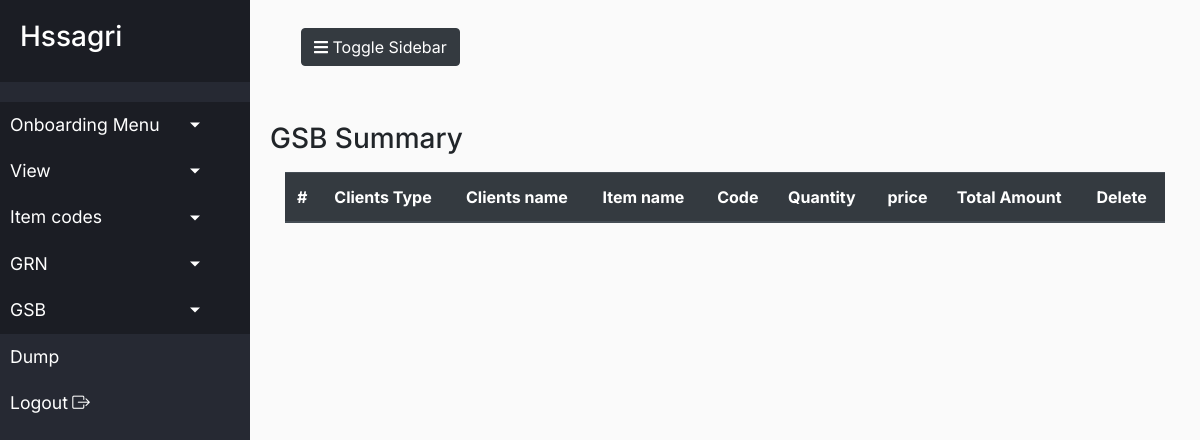
The app's page /summary_gsb.php (signed in), older data.
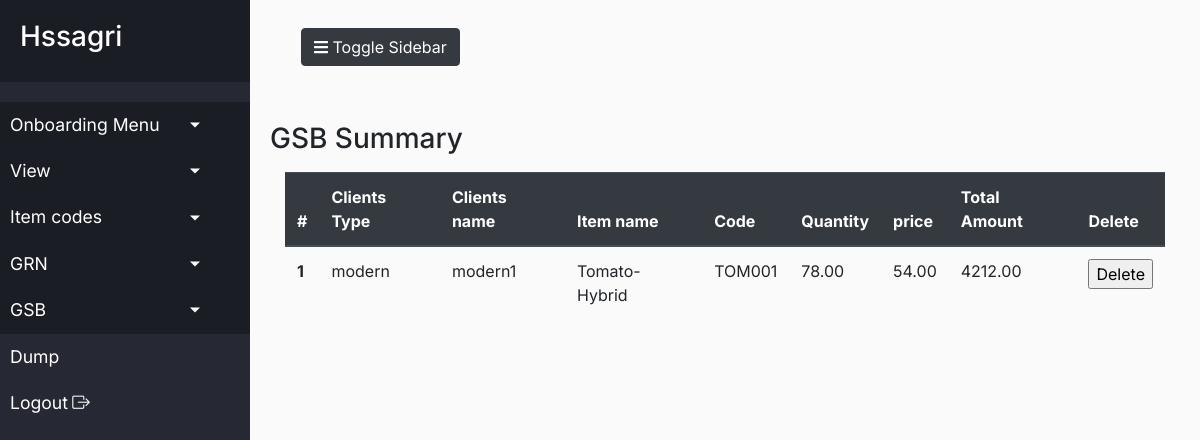
The same page, newer data.
### tables this page shows
CREATE TABLE `goods_supply_bill` (
  `id` int(11) NOT NULL,
  `user_id` varchar(50) DEFAULT NULL,
  `collection_center` varchar(255) DEFAULT NULL,
  `client_type` int(50) DEFAULT NULL,
  `clients_id` bigint(20) DEFAULT NULL,
  `item_name` varchar(255) DEFAULT NULL,
  `items_code` varchar(255) DEFAULT NULL,
  `items_code_id` bigint(20) DEFAULT NULL,
  `quantity` decimal(10,2) DEFAULT NULL,
  `price` decimal(10,2) DEFAULT NULL,
  `totalamt` decimal(10,2) DEFAULT NULL,
  `approval_status` int(11) DEFAULT 2,
  `regdate` timestamp NOT NULL DEFAULT current_timestamp()
);

CREATE TABLE `client_onboarding` (
  `id` int(11) NOT NULL,
  `user_id` varchar(50) DEFAULT NULL,
  `cl_clienttype` int(10) DEFAULT NULL,
  `cl_code` varchar(50) DEFAULT NULL,
  `cl_name` varchar(50) DEFAULT NULL,
  `cl_mobile` bigint(20) DEFAULT NULL,
  `cl_email` varchar(255) DEFAULT NULL,
  `cl_kyc` text DEFAULT NULL,
  `cl_agreementcopy` varchar(100) DEFAULT NULL,
  `cl_bank_acctholdername` varchar(100) DEFAULT NULL,
  `cl_bank_acctnumber` varchar(255) DEFAULT NULL,
  `cl_bank_ifsccode` varchar(100) DEFAULT NULL,
  `cl_bank_branchname` varchar(100) DEFAULT NULL,
  `cl_bank_cancelcheq` varchar(100) DEFAULT NULL,
  `cl_regdate` timestamp NOT NULL DEFAULT current_timestamp()
);

CREATE TABLE `items` (
  `id` int(11) NOT NULL,
  `user_id` varchar(50) DEFAULT NULL,
  `item_category` int(25) DEFAULT NULL,
  `item_name` varchar(255) DEFAULT NULL,
  `item_code` varchar(255) DEFAULT NULL,
  `item_quantity` varchar(255) DEFAULT NULL,
  `item_image` text DEFAULT NULL,
  `regdate` timestamp NOT NULL DEFAULT current_timestamp()
);

### db_connect.php (called while the page is built, shortened)
<?php
class db_connect{
    protected function __construct($db = NULL)
    {
        if (is_object($db)) {
            $this->db = $db;
        }  else  {
            $dsn = "mysql:host=".DB_HOST.";dbname=".DB_NAME;
            try  {
                $this->db = new PDO($dsn, DB_USER, DB_PSWD, array(PDO::MYSQL_ATTR_INIT_COMMAND => "SET NAMES utf8mb4"));
            } catch (Exception $e) {
                die ($e->getMessage());
            }
        }
    }
}
?>

### account.php (called while the page is built, shortened)
<?php
include'db_connect.php';
class account extends db_connect
{
	public  function getCurrentUserId()
    {
        if (isset($_SESSION) && isset($_SESSION['user_id'])) {
            return $_SESSION['user_id'];
        } else {
            return 0;
        }
    }
	public function getGoods_SupplyBill($acctid)
	{
		$result=[];
		$stmt = $this->db->prepare("SELECT gsb.*,clb.cl_name,clb.cl_clienttype,itm.item_code,itm.item_name FROM `goods_supply_bill` gsb
left join  client_onboarding clb on clb.id = gsb.clients_id
left join items itm on itm.id = gsb.items_code_id where gsb.user_id = (:userid);");
		$stmt->bindParam(':userid',$acctid,PDO::PARAM_INT);
		if($stmt->execute())
		{
			if($stmt->rowCount() > 0)
			{
				$row = $stmt->fetchAll();
				foreach($row as $rows)
				{
					$result[] = array('id'=>$rows['id'],'clients_name'=>$rows['cl_name'],'item_code'=>$rows['item_code'],'quantity'=>$rows['quantity'],'price'=>$rows['price'],'totamt'=>$rows['totalamt'],'approval_status'=>$rows['approval_status'],'client_type'=>$rows['cl_clienttype'],'item_name'=>$rows['item_name']);
				}
			}
		}
		return $result;
	}
}

### summary_gsb.php (the view, shortened to what this page needs)
<?php
include'account.php';
$account =  new account();
$accountId=$account->getCurrentUserId();
$itemdata = $account->getGoods_SupplyBill($accountId);
?>
<!doctype html>
<html lang="en">
<head>
  <link rel="stylesheet" href="https://cdn.jsdelivr.net/npm/bootstrap@4.5.3/dist/css/bootstrap.min.css">
<link href="https://www.jqueryscript.net/css/jquerysctipttop.css" rel="stylesheet" type="text/css">
  <link rel="stylesheet" href="https://cdnjs.cloudflare.com/ajax/libs/font-awesome/5.15.1/css/all.min.css">
<link rel="stylesheet" href="https://cdn.jsdelivr.net/npm/bootstrap-icons@1.3.0/font/bootstrap-icons.css">
  <link rel="stylesheet" href="css/style.css">
  	<link rel="stylesheet" type="text/css" href="https://cdn.datatables.net/1.10.20/css/jquery.dataTables.css">
</head>
<body>
  <div class="wrapper">
    <?php require_once('side_bar.php'); ?>
    <div id="content">
      <nav class="navbar navbar-expand-lg">
        <div class="container-fluid">
          <button type="button" id="sidebarCollapse" class="btn btn-dark">
            <i class="fas fa-bars"></i><span> Toggle Sidebar</span>
          </button>
        </div>
      </nav>
      <br><br>
	   <h3>GSB Summary</h3>
    <div class="container">
	<div class="table-responsive">
        <table class="table hover" id="table">
  <thead class="thead-dark">
    <tr>
      <th scope="col">#</th>
	  <th scope="col">Clients Type</th>
	  <th scope="col">Clients name</th>
	  <th scope="col">Item name</th>
      <th scope="col">Code</th>
	  <th scope="col">Quantity</th>
	  <th scope="col">price</th>
	  <th scope="col">Total Amount</th>
	  <th scope="col">Delete</th>
    </tr>
  </thead>
  <tbody>
  <?php
     $inc = 0;
  	foreach($itemdata as $cdata)
	{
	  $inc++;
	   $clientType = $cdata['client_type'];
	   switch ($clientType) {
        case '1':
            $list = "modern";
            break;
           }
	?>
	   <tr>
      <th scope="row"><?php echo $inc; ?></th>
	  <td><?php echo $list; ?></td>
	  <td><?php echo htmlspecialchars($cdata['clients_name']); ?></td>
	  <td><?php echo htmlspecialchars($cdata['item_name']); ?></td>
	  <td><?php echo htmlspecialchars($cdata['item_code']); ?></td>
      <td><?php echo htmlspecialchars($cdata['quantity']); ?></td>
	   <td><?php echo htmlspecialchars($cdata['price']); ?></td>
	   <td><?php echo htmlspecialchars($cdata['totamt']); ?></td>
	    <td><input type="button" name="delete" value="Delete" data-target='#delete_item' data-toggle='modal'
		class="deleteitemdata" id="<?php echo $cdata['id'] ?>"></td>
    </tr>
	<?php }
  ?>
  </tbody>
</table></div>
    </div>
    </div>
  </div>
</body>
</html>

Row changes from the older to the newer data that the page shows:
added goods_supply_bill: client_type "modern", client_onboarding.cl_name "modern1", items.item_name "Tomato-Hybrid", items.item_code "TOM001", quantity "78.00", price "54.00", totalamt "4212.00"
